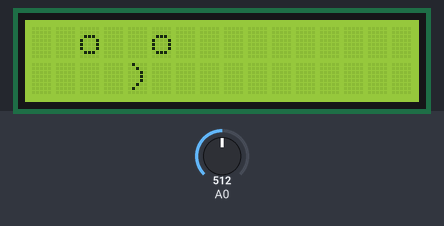
A sketch run on a simulated Arduino Uno, built with avr-gcc and run on an emulated ATmega328P. Shown: 16×2 character LCD. Inputs (shaded band) come from the test bench; at power-on: A0 = 512. Random numbers use the default seed unless the sketch sets one.

Above: at 2.4 s.
2.5 s: A0 set to 698
4.7 s: A0 set to 721
At 5.2 s:
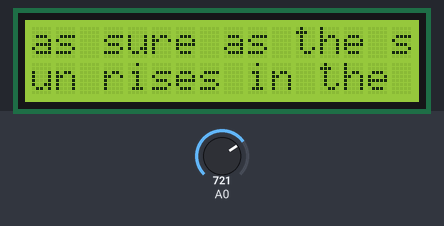
11.9 s: A0 set to 900
At 15.4 s:
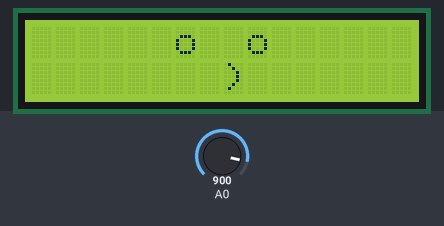
15.6 s: A0 set to 716
At 17.2 s:
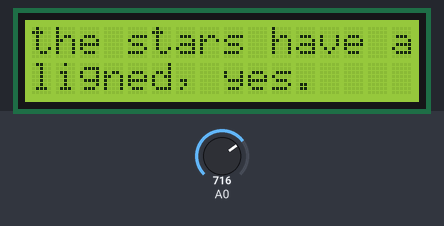
Timing chart, 0 to 18.7 s (numbered marks = the images above; inputs shaded):
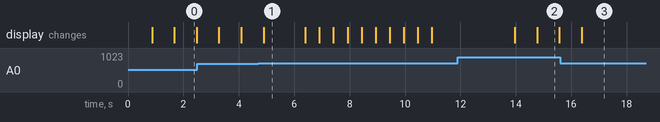

The sketch:

Decision_Compass.ino
```cpp
#include <LiquidCrystal.h>

// LCD Setup (Standard for LCD Keypad Shield)
LiquidCrystal lcd(8, 9, 4, 5, 6, 7);

// Button Values
#define SELECT_BUTTON 723
#define LEFT_BUTTON 481
#define RIGHT_BUTTON 0
#define UP_BUTTON 131
#define DOWN_BUTTON 309

const char* responses[] = {
  "as sure as the sun rises in the east, yes.",
  "the answer you seek is yes.",
  "by the power invested in me, I say yes.",
  "the stars have aligned, yes.",
  "the signs are clear.",
  "indeed, it is possible.",
  "yes, the forces of good are with you.",
  "it would be wise to pursue this course of action.",
  "yes, but be wary of temptation and greed.",
  "ask again when the time is right.",
  "no, the path you seek is not the right one for you.",
  "this is not the way.",
  "it is not meant to be.",
  "perhaps, but there is much you still need to learn.",
  "our hopes have been misplaced.",
  "we may have to leave this decision to fate."
};

const int responseCount = sizeof(responses) / sizeof(responses[0]);
String currentResponse = "";
int scrollIndex = 0;
bool isIdle = true;
bool moveRight = true;
int eyePosition = 0;
int lastResponseIndex = -1; // Track last response index

void setup() {
  lcd.begin(16, 2);
  randomSeed(analogRead(A1)); // Better entropy source than A0
  showIdleAnimation();
}

void loop() {
  int buttonValue = analogRead(A0);

  if (buttonValue > (SELECT_BUTTON - 10) && buttonValue < (SELECT_BUTTON + 10)) {
    showRandomResponse();
    delay(500);
  }

  if (buttonValue > (RIGHT_BUTTON - 10) && buttonValue < (RIGHT_BUTTON + 10)) {
    scrollText(1);
    delay(250);
  }

  if (buttonValue > (LEFT_BUTTON - 10) && buttonValue < (LEFT_BUTTON + 10)) {
    scrollText(-1);
    delay(250);
  }

  if (isIdle) {
    showIdleAnimation();
  }
}

void showRandomResponse() {
  lcd.clear();

  int index;
  do {
    index = random(responseCount); // Pick a new random response
  } while (index == lastResponseIndex); // Ensure it's different from last time

  lastResponseIndex = index; // Store last response index
  currentResponse = responses[index];
  scrollIndex = 0;
  isIdle = false;
  updateDisplay();
}

void updateDisplay() {
  lcd.clear();
  if (currentResponse.length() <= 32) {
    lcd.setCursor(0, 0);
    lcd.print(currentResponse.substring(0, 16));
    lcd.setCursor(0, 1);
    if (currentResponse.length() > 16) {
      lcd.print(currentResponse.substring(16));
    }
    delay(3000);
    isIdle = true;
  } else {
    scrollIndex = 0;
    lcd.setCursor(0, 0);
    lcd.print(currentResponse.substring(0, 16));
    lcd.setCursor(0, 1);
    lcd.print(currentResponse.substring(16, 32));
    delay(1500);
    for (scrollIndex = 1; scrollIndex <= currentResponse.length() - 32; scrollIndex++) {
      lcd.clear();
      lcd.setCursor(0, 0);
      lcd.print(currentResponse.substring(scrollIndex, scrollIndex + 16));
      lcd.setCursor(0, 1);
      lcd.print(currentResponse.substring(scrollIndex + 16, scrollIndex + 32));
      delay(500);
    }
    delay(2000);
    isIdle = true;
  }
}

void scrollText(int direction) {
  if (currentResponse.length() > 32) {
    scrollIndex += direction;
    if (scrollIndex < 0) scrollIndex = 0;
    if (scrollIndex > currentResponse.length() - 32) scrollIndex = currentResponse.length() - 32;

    lcd.clear();
    lcd.setCursor(0, 0);
    lcd.print(currentResponse.substring(scrollIndex, scrollIndex + 16));
    lcd.setCursor(0, 1);
    lcd.print(currentResponse.substring(scrollIndex + 16, scrollIndex + 32));
  }
}

void showIdleAnimation() {
  while (isIdle) {
    lcd.clear();
    lcd.setCursor(eyePosition, 0);
    lcd.print("o  o");
    lcd.setCursor(eyePosition + 1, 1);
    lcd.print(" ) ");

    delay(800);

    // **Check button press inside the loop to break immediately**
    int buttonValue = analogRead(A0);
    if (buttonValue > (SELECT_BUTTON - 10) && buttonValue < (SELECT_BUTTON + 10)) {
      isIdle = false; // Stop animation
      lcd.clear();
      lcd.print("Ask a question..");
      break;
    }

    if (moveRight) {
      eyePosition++;
      if (eyePosition >= 10) moveRight = false;
    } else {
      eyePosition--;
      if (eyePosition <= 0) moveRight = true;
    }
  }
}
```

Measured:
- the behaviour switches between 713 and 714 on A0 (found by bisection; images 0 and 1)
- what the display in image 0 shows lasts 0.8 s, from 1.7 s to 2.5 s
- what the display in image 1 shows lasts 1.5 s, from 4.9 s to 6.4 s
